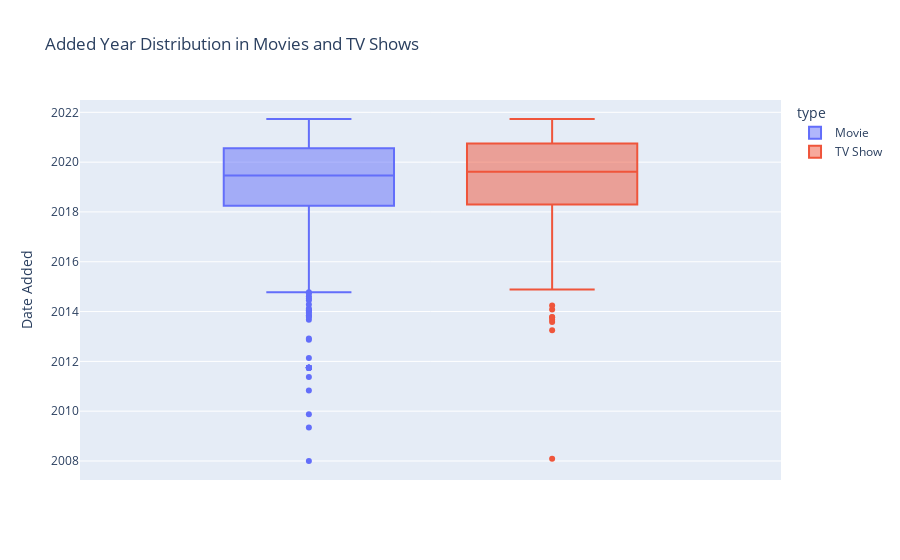

The code cell stored with this chart in its notebook:
### Markdown cell above
<span style="font-size: 14px">
    <strong>Dist Plot Inference</strong>
    <ul>
        <li>Graph shows the Distribution of Duration for Movies and TV Shows</li>
        <li>For movies, we can conclude that, most of the movies have the duration of around 100 minutes and only fewer movies have very high and very low duration</li>
        <li>For TV Shows, we can conclude that, most of the shows have 1-2 seasons and only fewer shows have more seasons.</li>
    </ul>
</span>

### Code cell
grp_df = flattened_netflix_df.groupby(['title', 'date_added', "type"]).size().reset_index(name='count')
px.box(grp_df, y='date_added', color="type", title='Added Year Distribution in Movies and TV Shows', labels={'date_added':'Date Added'})

### Figure 1 — Plotly figure (JSON) as saved in the notebook; plotly's stock layout.template omitted (floating-point values rounded to 4 significant figures; data arrays with more than 128 entries replaced by an {"elided": "..."} marker saying what was removed)
{"data": [{"alignmentgroup": "True", "hovertemplate": "type=Movie<br>Date Added=%{y}<extra></extra>", "legendgroup": "Movie", "marker": {"color": "#636efa"}, "name": "Movie", "notched": false, "offsetgroup": "Movie", "orientation": "v", "showlegend": true, "type": "box", "x0": " ", "xaxis": "x", "y": {"elided": "6131 str values"}, "y0": " ", "yaxis": "y"}, {"alignmentgroup": "True", "hovertemplate": "type=TV Show<br>Date Added=%{y}<extra></extra>", "legendgroup": "TV Show", "marker": {"color": "#EF553B"}, "name": "TV Show", "notched": false, "offsetgroup": "TV Show", "orientation": "v", "showlegend": true, "type": "box", "x0": " ", "xaxis": "x", "y": {"elided": "2686 str values"}, "y0": " ", "yaxis": "y"}], "layout": {"boxmode": "group", "legend": {"title": {"text": "type"}, "tracegroupgap": 0}, "title": {"text": "Added Year Distribution in Movies and TV Shows"}, "xaxis": {"anchor": "y", "domain": [0, 1]}, "yaxis": {"anchor": "x", "domain": [0, 1], "title": {"text": "Date Added"}}}}
